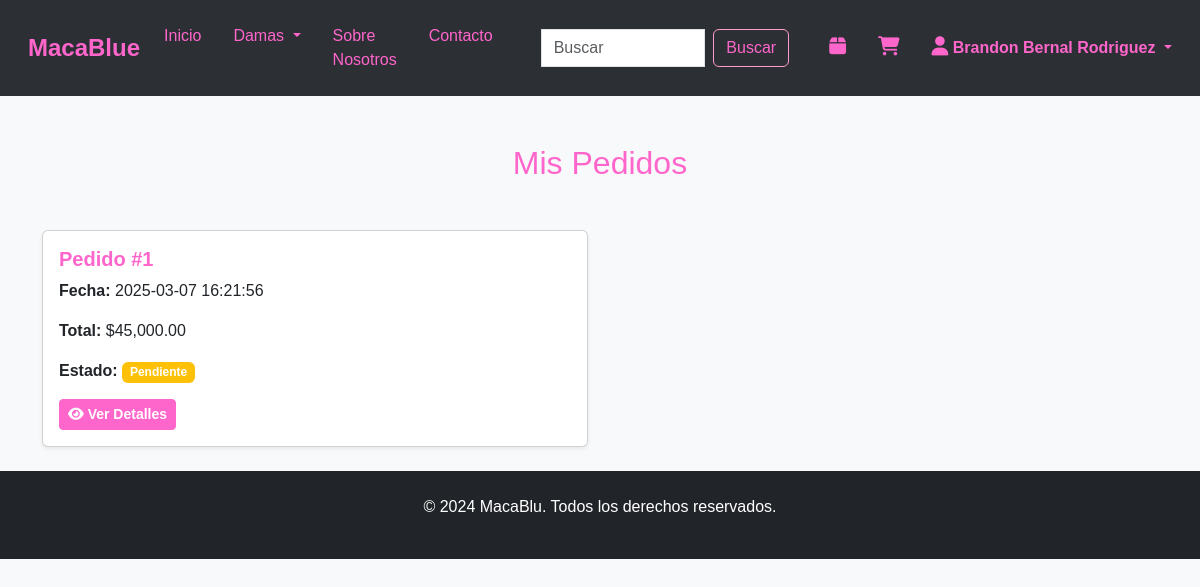
Page /Cliente/view/pedido.php (signed in) on the earlier database version.
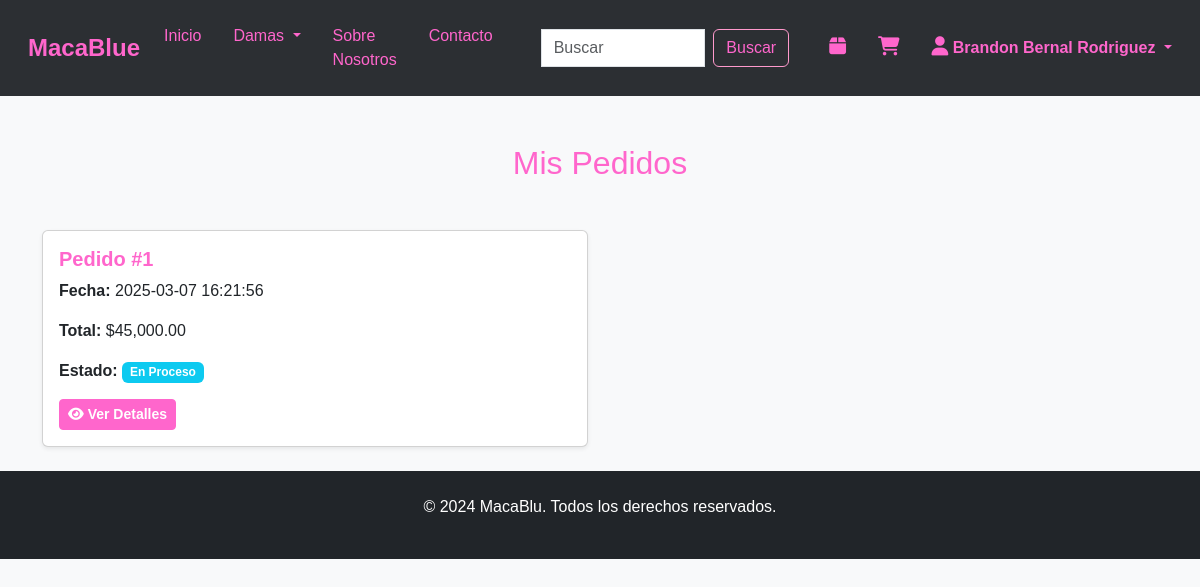
Same page on the later database version.
### tables this page shows
CREATE TABLE `pedidos` (
  `pedido_id` int(11) NOT NULL,
  `usuario_id` int(11) NOT NULL,
  `total` decimal(10,2) NOT NULL,
  `estado` enum('En Proceso','Enviado','Entregado','Cancelado') NOT NULL,
  `direccion_envio` text NOT NULL,
  `metodo_pago` varchar(50) NOT NULL,
  `fecha_pedido` datetime DEFAULT current_timestamp()
);

### Cliente/config/conexion.php (called while the page is built, shortened)
<?php
class Conexion {
    private $servername = "localhost";
    private $username = "root";
    private $password = "";
    private $dbname = "macablue";
    private static $conexion;
    public function conectar() {
        $this->conn = new mysqli($this->servername, $this->username, $this->password, $this->dbname);
        return $this->conn;
    }
    public static function obtenerConexion() {
        if (!isset(self::$conexion)) {
            $conexion = new self();
            self::$conexion = $conexion->conectar();
        }
        return self::$conexion;
    }
}

### Cliente/Models/PedidoModel.php (called while the page is built, shortened)
<?php
require_once '../config/conexion.php';
class PedidoModel {
    private $conn;
    public function __construct() {
        $this->conn = Conexion::obtenerConexion();
    }
    public function obtenerPedidos($usuario_id) {
        $sql = "SELECT * FROM pedidos WHERE usuario_id = ? ORDER BY fecha_pedido DESC";
        $stmt = $this->conn->prepare($sql);
        $stmt->bind_param("i", $usuario_id);
        $stmt->execute();
        return $stmt->get_result();
    }
}
?>

### Cliente/view/pedido.php (the view, shortened to what this page needs)
<?php
require_once '../controllers/PedidoController.php';
$usuario_id = $_SESSION['cliente_id'];
$controller = new PedidoController();
$pedidos = $controller->obtenerPedidos($usuario_id);
$base_url = '/MacaBlue/cliente';
?>
<!DOCTYPE html>
<html lang="es">
<head>
    <link rel="stylesheet" href="https://cdnjs.cloudflare.com/ajax/libs/font-awesome/6.5.0/css/all.min.css">
    <link href="https://cdn.jsdelivr.net/npm/bootstrap@5.3.3/dist/css/bootstrap.min.css" rel="stylesheet">
    <link rel="stylesheet" href="<?php echo $base_url; ?>/assets/css/style.css">
    <link rel="stylesheet" href="<?php echo $base_url; ?>/assets/css/nav.css">
</head>
<body>
    <?php include 'nav.php'; ?>
    <div class="container mt-5">
        <h2 class="text-center mb-5" style="color: var(--fucsia-claro);">Mis Pedidos</h2>
        <?php if ($pedidos->num_rows > 0): ?>
            <div class="row">
                <?php while ($pedido = $pedidos->fetch_assoc()): ?>
                    <div class="col-md-6 mb-4">
                        <div class="card shadow-sm">
                            <div class="card-body">
                                <h5 class="card-title">Pedido #<?php echo $pedido['pedido_id']; ?></h5>
                                <p class="card-text"><strong>Fecha:</strong> <?php echo $pedido['fecha_pedido']; ?></p>
                                <p class="card-text"><strong>Total:</strong> $<?php echo number_format($pedido['total'], 2); ?></p>
                                <p class="card-text">
                                    <strong>Estado:</strong>
                                    <span class="badge <?php echo ($pedido['estado'] == 'Pendiente') ? 'bg-warning' : (($pedido['estado'] == 'Completado') ? 'bg-success' : 'bg-info'); ?>">
                                        <?php echo $pedido['estado']; ?>
                                    </span>
                                </p>
                                <button class="btn btn-primary btn-sm" data-bs-toggle="modal" data-bs-target="#modal<?php echo $pedido['pedido_id']; ?>">
                                    <i class="fas fa-eye"></i> Ver Detalles
                                </button>
                            </div>
                        </div>
                    </div>
                <?php endwhile; ?>
            </div>
        <?php endif; ?>
    </div>
    <?php include 'footer.php'; ?>
</body>
</html>

Differences in the rows shown:
changed pedidos id 1: estado "Pendiente" → "En Proceso"
